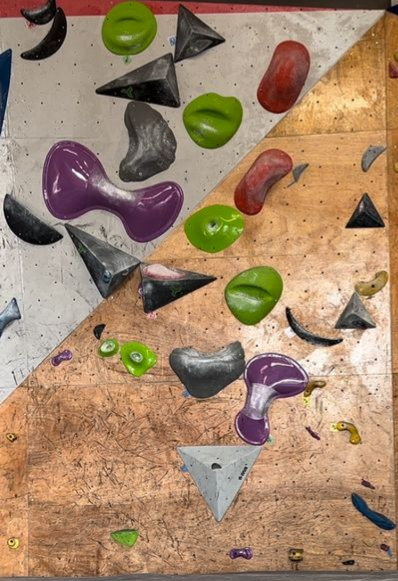
#> input picture input_images/foto_28.jpg, 398 x 581 px, found by its file name
$ python seletor_de_pontos.py
#> lines starting #> are read from the running program, lines starting #| are printed output that depends on the picture
import cv2
import os
import numpy as np
import glob
import matplotlib
matplotlib.use('TkAgg')
import matplotlib.pyplot as plt
import json

# Função para selecionar pontos manualmente
def select_training_samples(image_path, n_classes=3):
#> called with image_path = 'cropped_images/foto_28.jpg', n_classes = 2
    img = cv2.imread(image_path, cv2.IMREAD_GRAYSCALE)
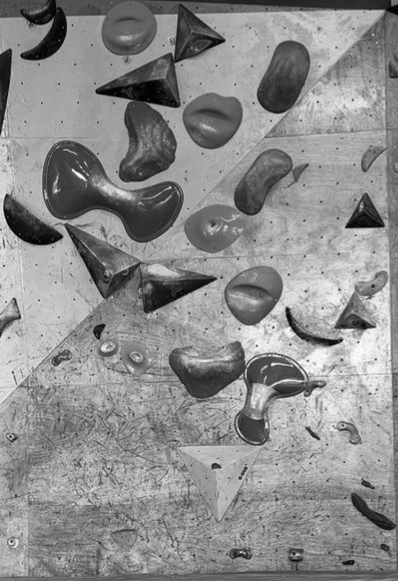
#> img: shape (581, 398); min 0, max 251, mean 140.5
    training_samples = {i: [] for i in range(n_classes)}
    current_class = [0]  # lista para permitir modificação dentro do evento

    fig, ax = plt.subplots()
    ax.imshow(img, cmap='gray')
    ax.set_title(f"Selecione pontos para Classe {current_class[0]} (pressione 'n' para mudar de classe)")

    def onclick(event):
        if event.xdata is not None and event.ydata is not None:
            x, y = int(event.xdata), int(event.ydata)
            training_samples[current_class[0]].append((y, x))
            ax.plot(x, y, 'o', label=f"Classe {current_class[0]}")
            fig.canvas.draw()

    def onkey(event):
        if event.key == 'n':
            current_class[0] = (current_class[0] + 1) % n_classes
            ax.set_title(f"Selecione pontos para Classe {current_class[0]} (pressione 'n' para mudar de classe)")
            fig.canvas.draw()

    cid = fig.canvas.mpl_connect('button_press_event', onclick)
    kid = fig.canvas.mpl_connect('key_press_event', onkey)
    plt.show()

    # Salvar os pontos em um arquivo json
    with open('training_samples.json', 'w') as f:
        json.dump(training_samples, f)

    print("Pontos de treinamento salvos em training_samples.json")
    return training_samples

if __name__ == "__main__":
    # Se quiser selecionar manualmente pontos de treinamento:
    samples = select_training_samples('cropped_images/foto_28.jpg', 2)

$ run again, with input_images/foto_0.jpg copied over input_images/foto_28.jpg
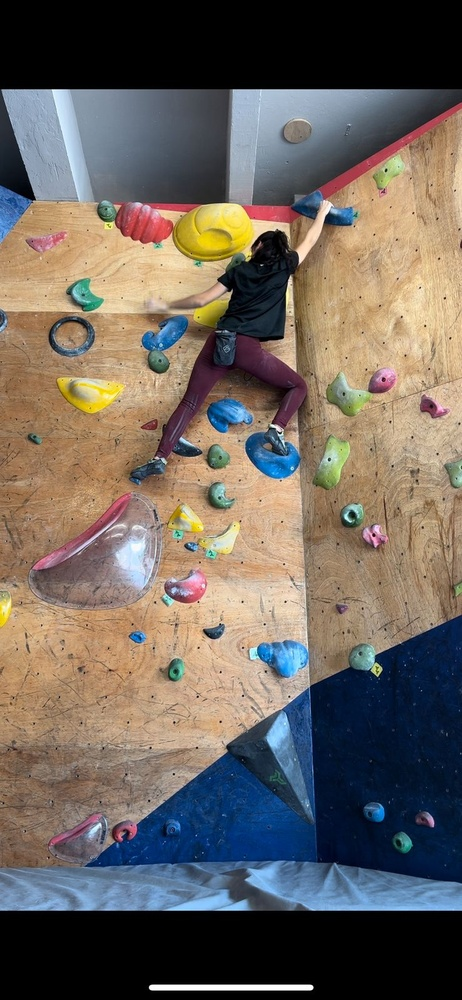
#> input picture input_images/foto_0.jpg, 462 x 1000 px, shrunk from 739 x 1600 before the run, found by its file name
#> in select_training_samples, `img = cv2.imread(image_path, cv2.IMREAD_GRAYSCALE)`:
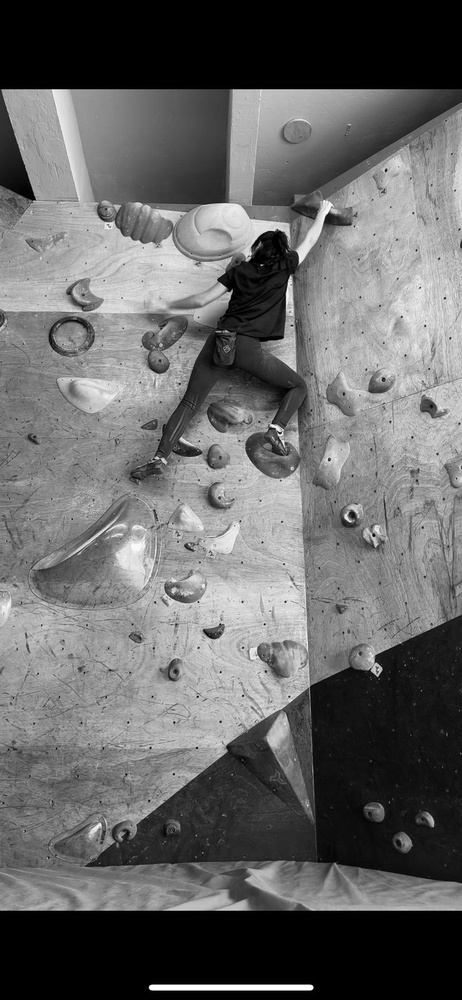
#> img: shape (1000, 462); min 0, max 255, mean 103.1

$ run again, with input_images/foto_1.jpg copied over input_images/foto_28.jpg
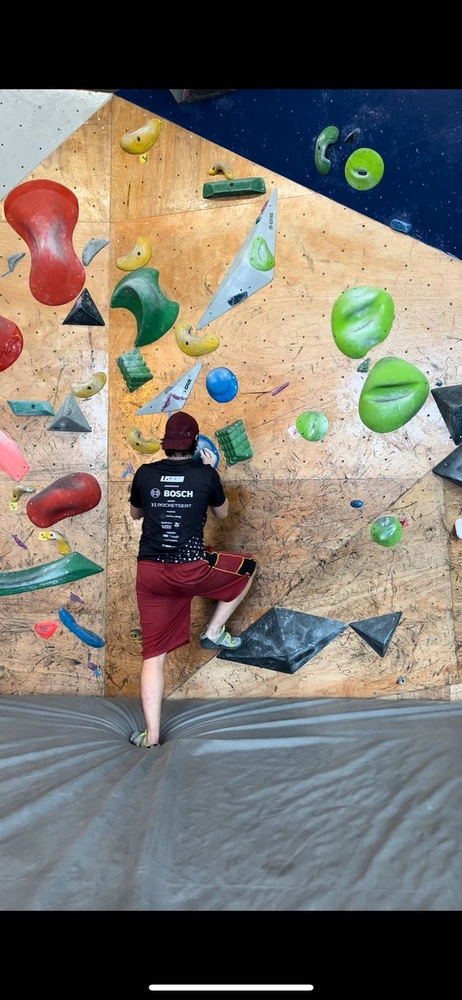
#> input picture input_images/foto_1.jpg, 462 x 1000 px, shrunk from 739 x 1600 before the run, found by its file name
#> in select_training_samples, `img = cv2.imread(image_path, cv2.IMREAD_GRAYSCALE)`:
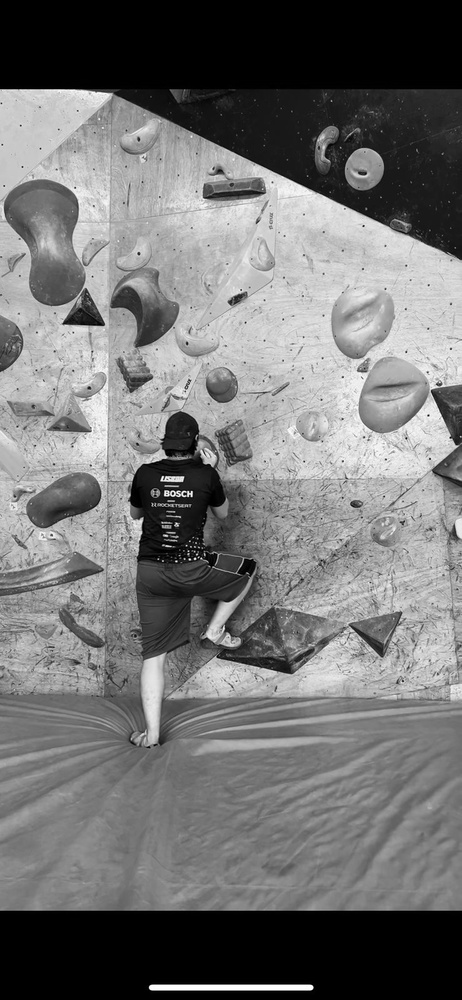
#> img: shape (1000, 462); min 0, max 255, mean 115.4

$ run again, with input_images/foto_10.jpg copied over input_images/foto_28.jpg
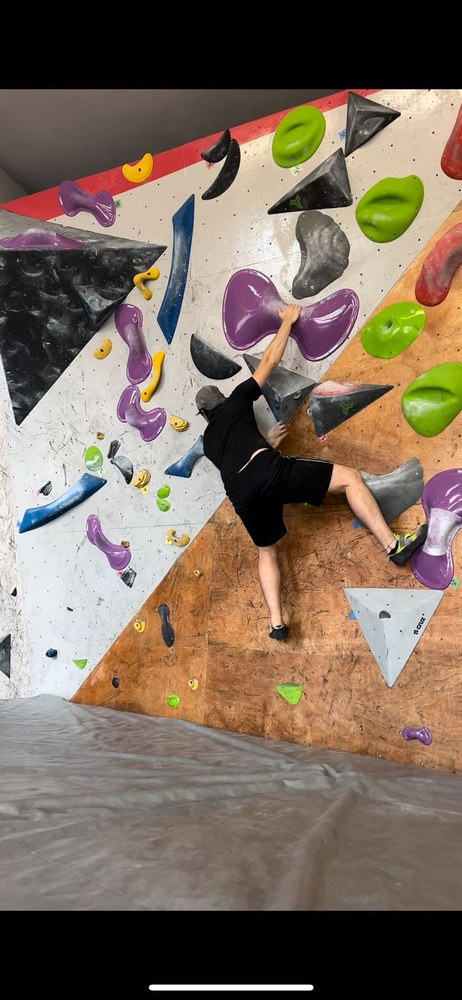
#> input picture input_images/foto_10.jpg, 462 x 1000 px, shrunk from 739 x 1600 before the run, found by its file name
#> in select_training_samples, `img = cv2.imread(image_path, cv2.IMREAD_GRAYSCALE)`:
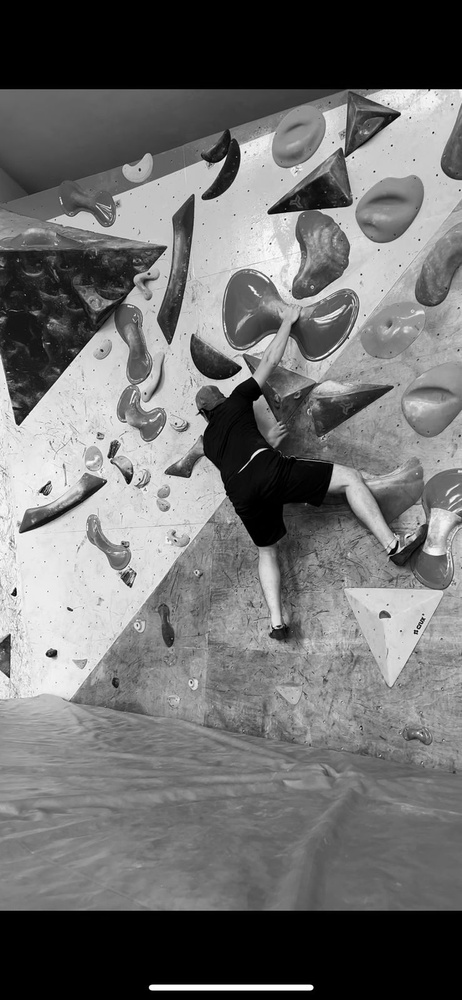
#> img: shape (1000, 462); min 0, max 255, mean 111.6
